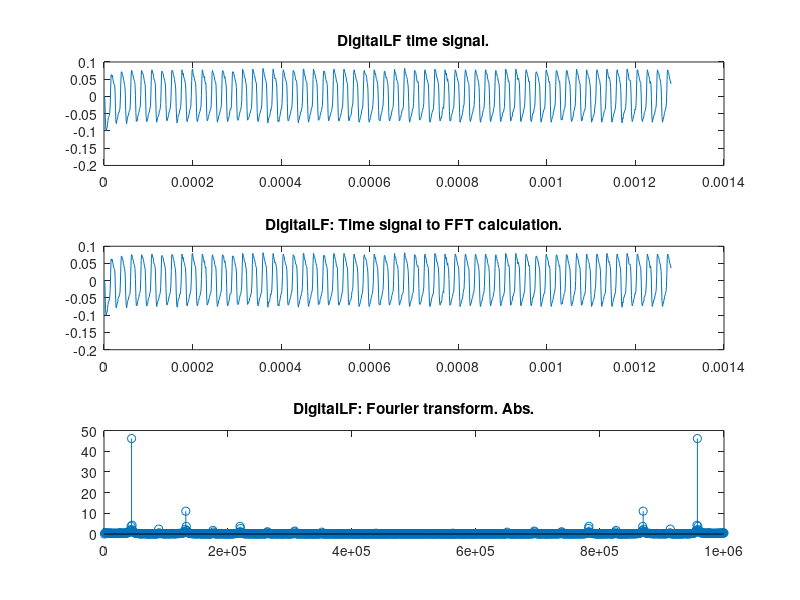

MATLAB code for this plot:
%mducng/SoC/D2/G2touch
%%%%%%%%%%%%%%%%%%%%%%%%%%%%%%%%%%%%%%%%%%%%%%%%%%%%%%%%%%%%%%%%%%%%%%%%%%%
clc;
clear;
close all;
%%%%%%%%%%%%%%%%%%%%%%%%%%%%%%%%%%%%%%%%%%%%%%%%%%%%%%%%%%%%%%%%%%%%%%%%%%%
% load txt file
load EVB1M.txt;
dataraw             = EVB1M;
temp                = size(dataraw);
length_full         = temp(1);
x_full              = dataraw;
%%%%%%%%%%%%%%%%%%%%%%%%%%%%%%%%%%%%%%%%%%%%%%%%%%%%%%%%%%%%%%%%%%%%%%%%%%%
Fs                  = 10^6;  
dt                  = 1/Fs;
t_full              = (0:1:length_full-1)*dt;
%%%%%%%%%%%%%%%%%%%%%%%%%%%%%%%%%%%%%%%%%%%%%%%%%%%%%%%%%%%%%%%%%%%%%%%%%%%
% load Digital LF:
x_digitalLF_raw     = x_full(1343:1:1343+1281-1);
% Substract mean:
x_digitalLF         = x_digitalLF_raw - mean(x_digitalLF_raw);
t_digitalLF         = (1:1:length(x_digitalLF))*dt;
% FFT calculation for DigitalLF
Nfft                = length(x_digitalLF);
deltaF              = Fs/Nfft;
tVectors            = (1:Nfft)*dt;
fVectors            = (1:Nfft)*deltaF;
% DigitalLF part to FFT calculation
fftDigitalLFTem     = fft(x_digitalLF(1:1:Nfft),Nfft);
fftDigitalLF        = abs(fftDigitalLFTem);
%%%%%%%%%%%%%%%%%%%%%%%%%%%%%%%%%%%%%%%%%%%%%%%%%%%%%%%%%%%%%%%%%%%%%%%%%%%
% plot Full Beacon LF
figure(3);
subplot(3,1,1);
plot(t_digitalLF,x_digitalLF);
title('DigitalLF time signal.');
% plot time signal
subplot(3,1,2);
plot(tVectors,x_digitalLF(1:Nfft));
title("DigitalLF: Time signal to FFT calculation.");
%axis([0 Nfft*1/Fs 0 1*scale]);
% plot fft output
subplot(3,1,3);
stem(fVectors,fftDigitalLF);
title('DigitalLF: Fourier transform. Abs.'); 
%axis([0 Fs 0 Nfft/2*scale]);
%axis([0 Fs 0 25]);
%%%%%%%%%%%%%%%%%%%%%%%%%%%%%%%%%%%%%%%%%%%%%%%%%%%%%%%%%%%%%%%%%%%%%%%%%%%